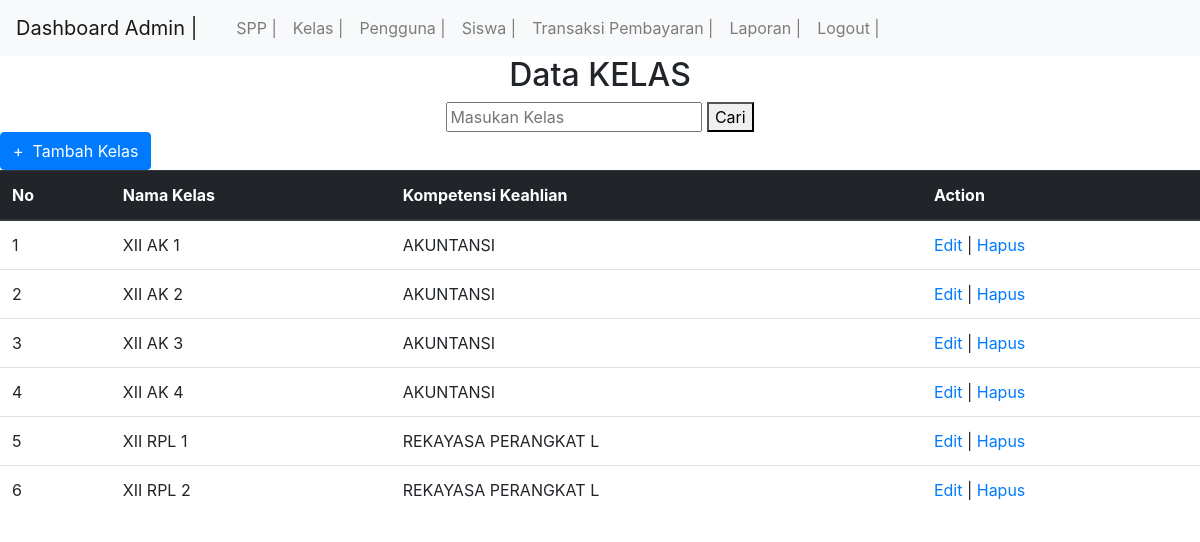
The page /dump/kelas.php (signed in) on the database its author committed.
### tables this page shows
CREATE TABLE `kelas` (
  `id_kelas` int(10) NOT NULL,
  `nama_kelas` varchar(11) NOT NULL,
  `kompetensi_keahlian` varchar(50) NOT NULL
);

### dump/kelas.php (the view, shortened to what this page needs)
<!DOCTYPE html>
<html>
  <head>
  </head>
<body>
	<?php
  include ('header2.php');
?>
	<center>
    <h2>Data KELAS</h2>
	</center>
	 <form action="<?php echo $_SERVER["PHP_SELF"];?>" method="post">
	 <center>
    <div>
        <?php
        $kata_kunci="";
        ?>
        <input type="text" name="kata_kunci" value="<?php echo $kata_kunci;?>" placeholder="Masukan Kelas"/>
    <button type="submit">Cari</button>
    </div>
	</center>
    </form>
	 <a class="btn btn-primary" href="tambah_kelas.php" role="button">+ &nbsp;Tambah Kelas</a>
    <table class="table">
    <thead class="thead-dark">
        <tr>
          <th scope="col">No</th>
          <th scope="col">Nama Kelas</th>
          <th scope="col">Kompetensi Keahlian</th>
          <th>Action</th>
        </tr>
    </thead>
    <tbody>
      <?php
        if (isset($_POST['kata_kunci'])) {
            $kata_kunci=trim($_POST['kata_kunci']);
            $query="select * from kelas where nama_kelas like '%".$kata_kunci."%' or kompetensi_keahlian like '%".$kata_kunci."%' order by nama_kelas asc";
        }else {
            $query="select * from kelas order by nama_kelas asc";
        }
      $result = mysqli_query($koneksi, $query);
      $no = 1;
      while($row = mysqli_fetch_assoc($result))
      {
      ?>
       <tr>
          <td><?php echo $no; ?></td>
          <td><?php echo $row['nama_kelas']; ?></td>
          <td><?php echo substr($row['kompetensi_keahlian'], 0, 20); ?></td>
          <td>
              <a href="edit_kelas.php?id=<?php echo $row['id_kelas']; ?>">Edit</a> |
              <a href="proses_hapuskelas.php?id=<?php echo $row['id_kelas']; ?>" onClick="return confirm('Anda yakin akan menghapus data ini?')">Hapus</a>
          </td>
      </tr>
      <?php
        $no++;
      }
      ?>
    </tbody>
    </table>
</body>
</html>

### rows shown on the page
kelas: nama_kelas "XII AK 1", kompetensi_keahlian "AKUNTANSI"
kelas: nama_kelas "XII AK 2", kompetensi_keahlian "AKUNTANSI"
kelas: nama_kelas "XII AK 3", kompetensi_keahlian "AKUNTANSI"
kelas: nama_kelas "XII AK 4", kompetensi_keahlian "AKUNTANSI"
kelas: nama_kelas "XII RPL 1", kompetensi_keahlian "REKAYASA PERANGKAT L"
kelas: nama_kelas "XII RPL 2", kompetensi_keahlian "REKAYASA PERANGKAT L"
